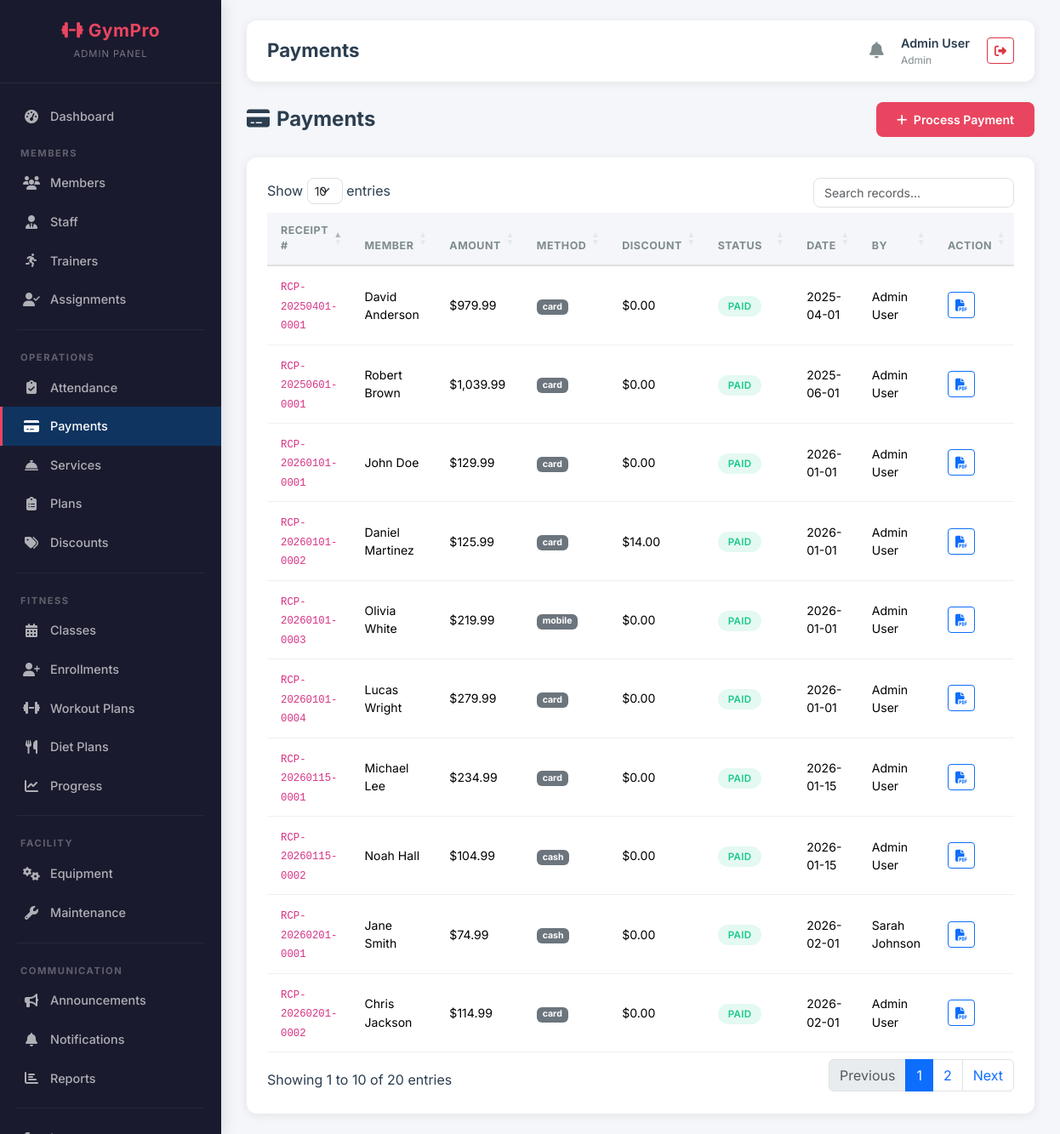
/admin/payments.php (signed in), run on the app's committed database.
### tables this page shows
CREATE TABLE payments (
    payment_id INT AUTO_INCREMENT PRIMARY KEY,
    membership_id INT,
    user_id INT,
    amount DECIMAL(10,2) NOT NULL,
    payment_date DATE NOT NULL,
    method ENUM('cash','card','mobile') DEFAULT 'cash',
    status ENUM('paid','pending','overdue') DEFAULT 'pending',
    receipt_no VARCHAR(50) UNIQUE NOT NULL,
    processed_by INT,
    discount_applied DECIMAL(10,2) DEFAULT 0,
    notes TEXT,
    created_at TIMESTAMP DEFAULT CURRENT_TIMESTAMP,
    FOREIGN KEY (membership_id) REFERENCES member_memberships(membership_id),
    FOREIGN KEY (user_id) REFERENCES users(user_id),
    FOREIGN KEY (processed_by) REFERENCES users(user_id)
);

CREATE TABLE users (
    user_id INT AUTO_INCREMENT PRIMARY KEY,
    full_name VARCHAR(100) NOT NULL,
    email VARCHAR(100) UNIQUE NOT NULL,
    password VARCHAR(255) NOT NULL,
    phone VARCHAR(20),
    gender ENUM('male','female','other'),
    role ENUM('admin','staff','customer') DEFAULT 'customer',
    status ENUM('active','pending','expired','frozen') DEFAULT 'pending',
    profile_pic VARCHAR(255),
    address TEXT,
    dob DATE,
    created_at TIMESTAMP DEFAULT CURRENT_TIMESTAMP
);

### admin/payments.php (the view, shortened to what this page needs)
<?php
require_once __DIR__ . '/../config/db.php';
$payments = $pdo->query("
    SELECT p.*, u.full_name, proc.full_name as processed_name
    FROM payments p
    JOIN users u ON p.user_id = u.user_id
    LEFT JOIN users proc ON p.processed_by = proc.user_id
    ORDER BY p.created_at DESC
")->fetchAll();
$pending_memberships = $pdo->query("
    SELECT mm.*, u.full_name, u.user_id, mp.plan_name, mp.price, s.service_name, s.monthly_charge, mp.duration_months
    FROM member_memberships mm
    JOIN users u ON mm.user_id = u.user_id
    JOIN membership_plans mp ON mm.plan_id = mp.plan_id
    JOIN services s ON mm.service_id = s.service_id
    WHERE mm.status = 'pending'
")->fetchAll();
include __DIR__ . '/../includes/header.php';
?>
<div class="page-header">
    <h4><i class="fas fa-credit-card me-2"></i>Payments</h4>
    <?php if (!empty($pending_memberships)): ?>
    <button class="btn btn-accent" data-bs-toggle="modal" data-bs-target="#paymentModal"><i class="fas fa-plus me-1"></i> Process Payment</button>
    <?php endif; ?>
</div>
<div class="card-custom">
    <div class="card-body">
        <table class="table table-custom datatable">
            <thead><tr><th>Receipt #</th><th>Member</th><th>Amount</th><th>Method</th><th>Discount</th><th>Status</th><th>Date</th><th>By</th><th>Action</th></tr></thead>
            <tbody>
            <?php foreach ($payments as $p): ?>
                <tr>
                    <td><code><?= htmlspecialchars($p['receipt_no']) ?></code></td>
                    <td><?= htmlspecialchars($p['full_name']) ?></td>
                    <td>$<?= number_format($p['amount'], 2) ?></td>
                    <td><span class="badge bg-secondary"><?= $p['method'] ?></span></td>
                    <td>$<?= number_format($p['discount_applied'], 2) ?></td>
                    <td><span class="badge-status badge-<?= $p['status'] ?>"><?= $p['status'] ?></span></td>
                    <td><?= $p['payment_date'] ?></td>
                    <td><?= htmlspecialchars($p['processed_name'] ?? '-') ?></td>
                    <td><a href="receipt.php?id=<?= $p['payment_id'] ?>" class="btn btn-sm btn-outline-primary" target="_blank"><i class="fas fa-file-pdf"></i></a></td>
                </tr>
            <?php endforeach; ?>
            </tbody>
        </table>
    </div>
</div>
<?php include __DIR__ . '/../includes/footer.php'; ?>

### assets/css/custom.css (style rules this page uses)
:root { --sidebar-bg: #1a1a2e; --sidebar-hover: #16213e; --sidebar-active: #0f3460; --accent: #e94560; --accent-hover: #c81e45; --accent-light: rgba(233, 69, 96, 0.15); --bg-light: #f4f6f9; --bg-white: #ffffff; --text-dark: #2c3e50; --text-muted: #7f8c8d; --text-light: #ecf0f1; --border-color: #e0e0e0; --shadow: 0 2px 12px rgba(0, 0, 0, 0.08); --shadow-lg: 0 8px 30px rgba(0, 0, 0, 0.12); --radius: 12px; --radius-sm: 8px; --transition: all 0.3s ease; --font-main: 'Inter', sans-serif; }
* { box-sizing: border-box; }
body { font-family: var(--font-main); background: var(--bg-light); color: var(--text-dark); margin: 0; padding: 0; min-height: 100vh; }
a { text-decoration: none; }
.card-custom { background: var(--bg-white); border-radius: var(--radius); box-shadow: var(--shadow); border: none; overflow: hidden; transition: var(--transition); }
.card-custom .card-body { padding: 24px; }
.table-custom { width: 100%; border-collapse: separate; border-spacing: 0; }
.table-custom thead th { background: var(--bg-light); font-size: 0.78rem; font-weight: 700; text-transform: uppercase; letter-spacing: 0.5px; color: var(--text-muted); padding: 12px 16px; border-bottom: 2px solid var(--border-color); }
.table-custom tbody td { padding: 12px 16px; font-size: 0.88rem; border-bottom: 1px solid #f0f0f0; vertical-align: middle; }
.badge-status { padding: 5px 12px; border-radius: 20px; font-size: 0.72rem; font-weight: 600; text-transform: uppercase; letter-spacing: 0.3px; }
.badge-paid { background: rgba(28, 200, 138, 0.12); color: #1cc88a; }
.btn-accent { background: var(--accent); color: #fff; border: none; padding: 10px 24px; border-radius: var(--radius-sm); font-weight: 600; font-size: 0.88rem; transition: var(--transition); cursor: pointer; }
.page-header { display: flex; justify-content: space-between; align-items: center; margin-bottom: 24px; flex-wrap: wrap; gap: 12px; }
.page-header h4 { font-weight: 700; margin: 0; }

### data on the page
payments: receipt_no "RCP-20260101-0001", user.full_name "John Doe", amount "129.99", method "card", discount_applied "0.00", status "PAID", payment_date "2026-01-01", processed_by.full_name "Admin User"
payments: receipt_no "RCP-20260201-0001", user.full_name "Jane Smith", amount "74.99", method "cash", discount_applied "0.00", status "PAID", payment_date "2026-02-01", processed_by.full_name "Sarah Johnson"
payments: receipt_no "RCP-20250601-0001", user.full_name "Robert Brown", amount "1,039.99", method "card", discount_applied "0.00", status "PAID", payment_date "2025-06-01", processed_by.full_name "Admin User"
payments: receipt_no "RCP-20260115-0001", user.full_name "Michael Lee", amount "234.99", method "card", discount_applied "0.00", status "PAID", payment_date "2026-01-15", processed_by.full_name "Admin User"
payments: receipt_no "RCP-20260101-0002", user.full_name "Daniel Martinez", amount "125.99", method "card", discount_applied "14.00", status "PAID", payment_date "2026-01-01", processed_by.full_name "Admin User"
payments: receipt_no "RCP-20250401-0001", user.full_name "David Anderson", amount "979.99", method "card", discount_applied "0.00", status "PAID", payment_date "2025-04-01", processed_by.full_name "Admin User"
payments: receipt_no "RCP-20260201-0002", user.full_name "Chris Jackson", amount "114.99", method "card", discount_applied "0.00", status "PAID", payment_date "2026-02-01", processed_by.full_name "Admin User"
payments: receipt_no "RCP-20260101-0003", user.full_name "Olivia White", amount "219.99", method "mobile", discount_applied "0.00", status "PAID", payment_date "2026-01-01", processed_by.full_name "Admin User"
payments: receipt_no "RCP-20260115-0002", user.full_name "Noah Hall", amount "104.99", method "cash", discount_applied "0.00", status "PAID", payment_date "2026-01-15", processed_by.full_name "Admin User"
payments: receipt_no "RCP-20260101-0004", user.full_name "Lucas Wright", amount "279.99", method "card", discount_applied "0.00", status "PAID", payment_date "2026-01-01", processed_by.full_name "Admin User"

### other printed values
$page_title "Payments"
$_SESSION['full_name'] "Admin User"
$_SESSION['role'] "Admin"
